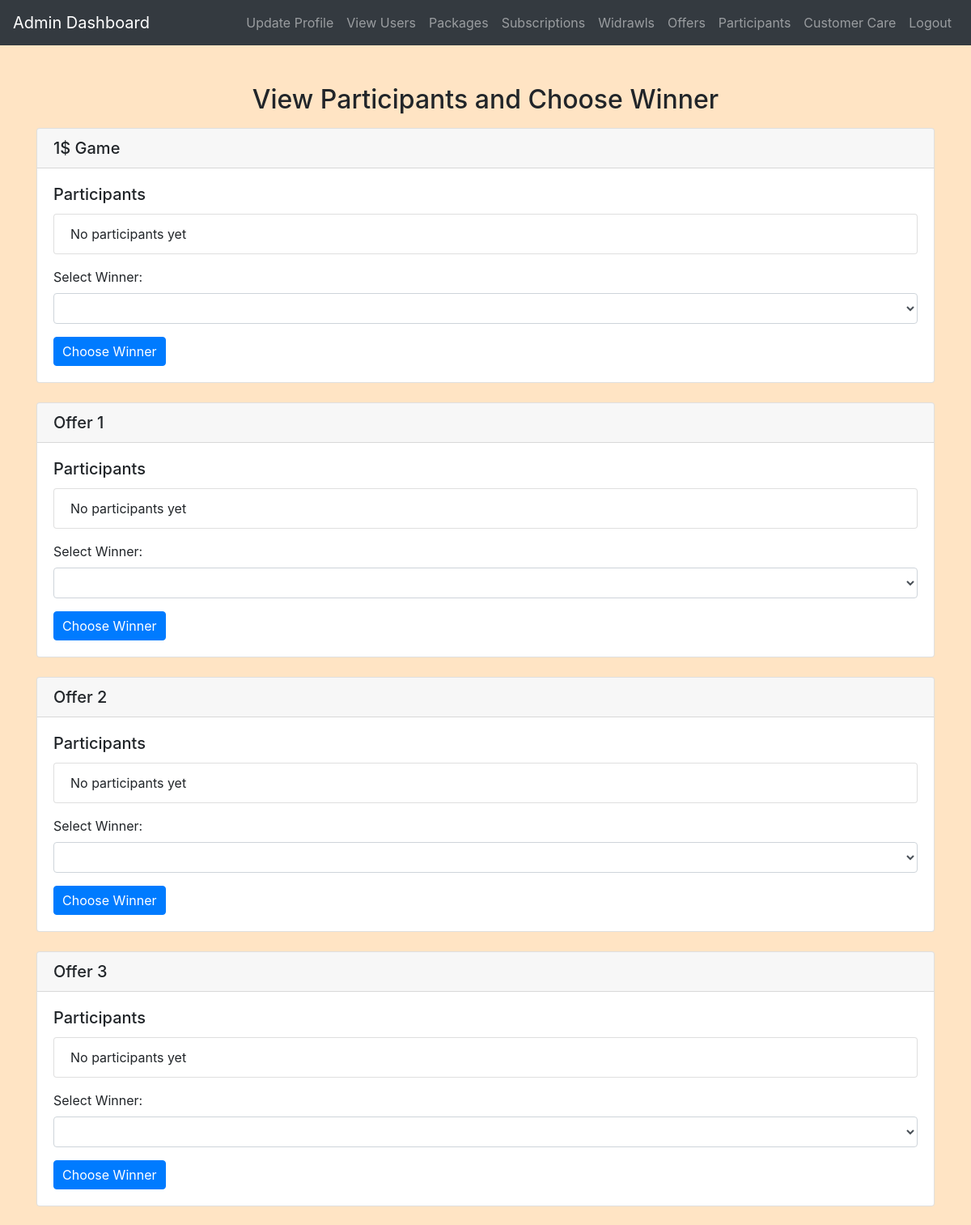
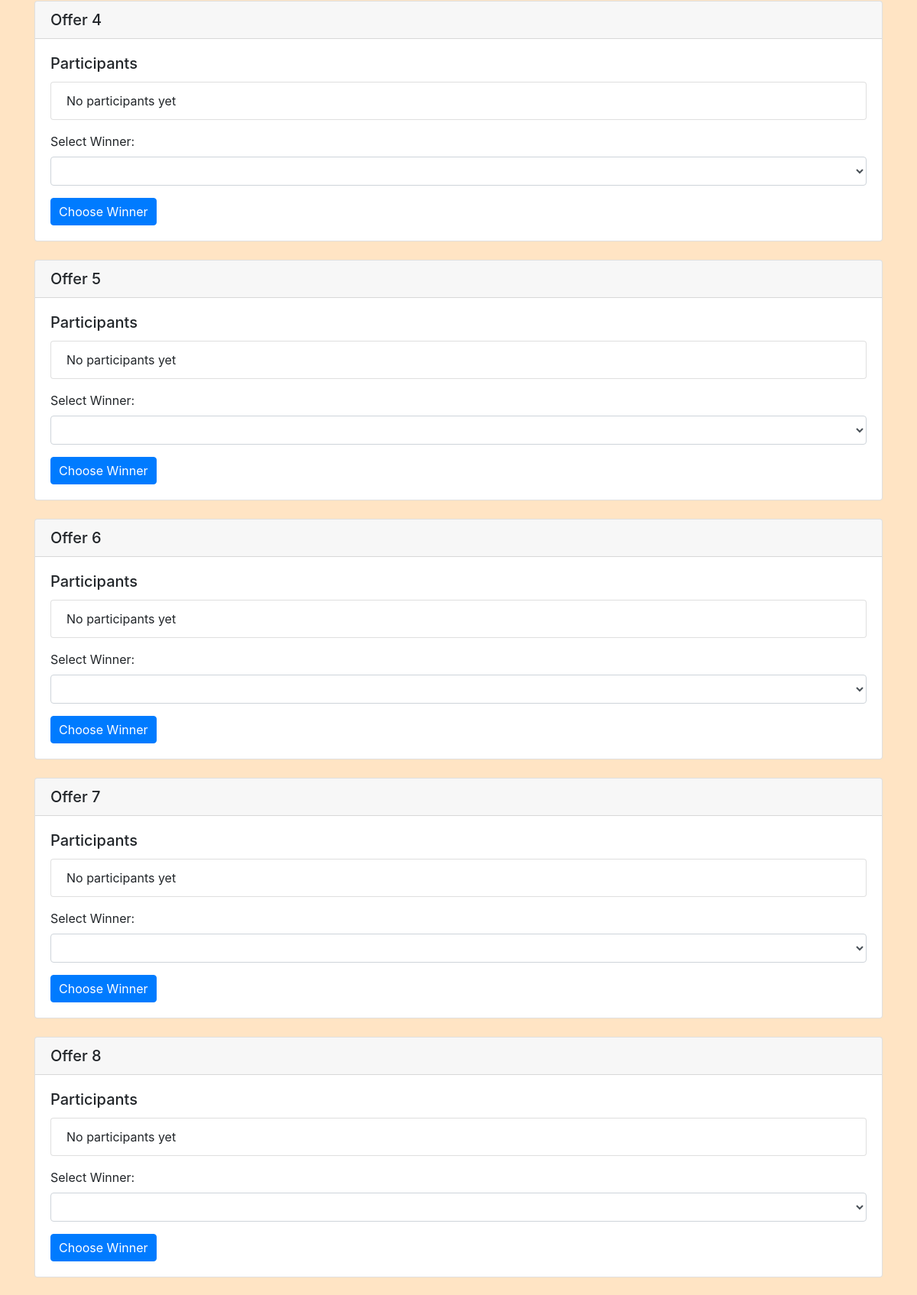
The page /admin/view_participants.php (signed in, upper part) on the database its author committed (2 pictures, top to bottom).
### tables this page shows
CREATE TABLE `offers` (
  `id` int(11) NOT NULL,
  `offer_name` varchar(255) NOT NULL,
  `details` text NOT NULL,
  `amount` decimal(10,2) NOT NULL,
  `end_date` date NOT NULL
);

### admin/view_participants.php (the view, shortened to what this page needs)
<?php
include('config.php');
function fetchParticipants($conn, $offer_id) {
    $participants = array();
    return $participants;
}
$sql_offers = "SELECT * FROM offers";
$result_offers = mysqli_query($conn, $sql_offers);
?>
<!DOCTYPE html>
<html>
<head>
    <link rel="stylesheet" href="https://maxcdn.bootstrapcdn.com/bootstrap/4.5.2/css/bootstrap.min.css">
    <link rel="stylesheet" href="../css/style.css">
</head>
<body>
<?php include('admin_navbar.php'); ?>
<div class="container mt-5">
    <h2 class="mb-3">View Participants and Choose Winner</h2>
    <?php
    if (mysqli_num_rows($result_offers) > 0) {
        while ($row_offer = mysqli_fetch_assoc($result_offers)) {
            $offer_id = $row_offer['id'];
            $offer_name = $row_offer['offer_name'];
            echo "<div class='card mb-4'>";
            echo "<h5 class='card-header'>$offer_name</h5>";
            echo "<div class='card-body'>";
            echo "<h5 class='card-title'>Participants</h5>";
            echo "<ul class='list-group'>";
            $participants = fetchParticipants($conn, $offer_id);
            if (!empty($participants)) {
                foreach ($participants as $participant) {
                    $participant_id = $participant['id'];
                    $user_id = $participant['user_id'];
                    $sql_user = "SELECT username FROM users WHERE id = ?";
                    $stmt_user = mysqli_prepare($conn, $sql_user);
                    mysqli_stmt_bind_param($stmt_user, "i", $user_id);
                    mysqli_stmt_execute($stmt_user);
                    mysqli_stmt_bind_result($stmt_user, $username);
                    mysqli_stmt_fetch($stmt_user);
                    mysqli_stmt_close($stmt_user);
                    echo "<li class='list-group-item'>$username</li>";
                }
            } else {
                echo "<li class='list-group-item'>No participants yet</li>";
            }
            echo "</ul>";
            echo "<form method='post' action=''>";
            echo "<div class='form-group mt-3'>";
            echo "<label for='winner'>Select Winner:</label>";
            echo "<select class='form-control' id='winner' name='winner'>";
            echo "</select>";
            echo "</div>";
            echo "<button type='submit' class='btn btn-primary'>Choose Winner</button>";
            echo "</form>";
            echo "</div>";
            echo "</div>";
        }
    } else {
        echo "<p>No offers found</p>";
    }
    ?>
</div>
</body>
</html>

### css/style.css (style rules this page uses)
body { background-color: bisque; }
h1, h2, h3, h4 { text-align: center; margin-top: 30px; margin-bottom: 30px; }
.btn-primary { padding: 5px 10px; }

### rows shown on the page
offers: offer_name "1$ Game"
offers: offer_name "Offer 1"
offers: offer_name "Offer 2"
offers: offer_name "Offer 3"
offers: offer_name "Offer 4"
offers: offer_name "Offer 5"
offers: offer_name "Offer 6"
offers: offer_name "Offer 7"
offers: offer_name "Offer 8"
